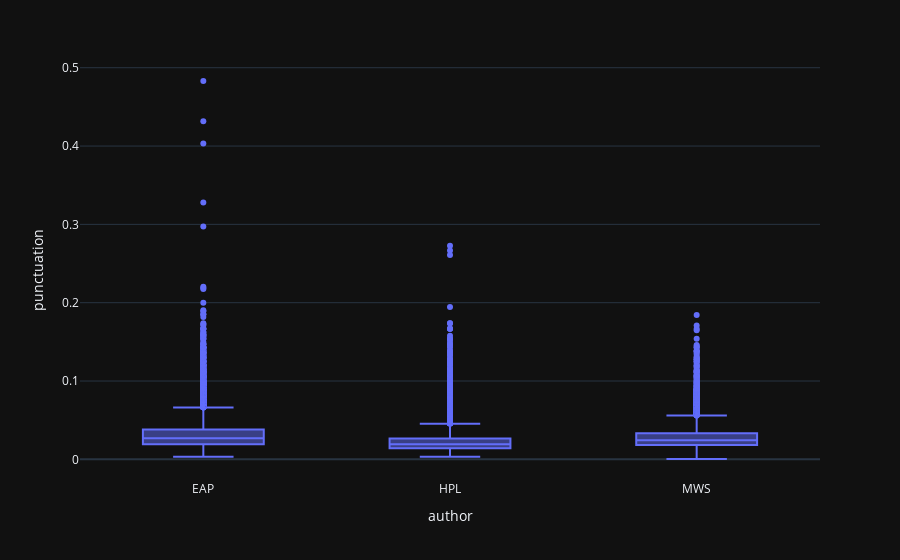

Notebook source saved alongside this figure:
### Code cell
df['punctuation'] = df['text'].apply(punctuation)
df_len = df[['author', 'punctuation']]
fig = px.box(df_len, x="author", y="punctuation")
fig.show()

### Figure 1 — Plotly figure (JSON) as saved in the notebook; plotly's stock layout.template omitted (floating-point values rounded to 4 significant figures; data arrays with more than 128 entries replaced by an {"elided": "..."} marker saying what was removed)
{"data": [{"alignmentgroup": "True", "hovertemplate": "author=%{x}<br>punctuation=%{y}<extra></extra>", "legendgroup": "", "marker": {"color": "#636efa"}, "name": "", "notched": false, "offsetgroup": "", "orientation": "v", "showlegend": false, "x": {"elided": "19579 str values"}, "x0": " ", "xaxis": "x", "y": {"elided": "19579 float values"}, "y0": " ", "yaxis": "y", "type": "box"}], "layout": {"xaxis": {"anchor": "y", "domain": [0.0, 1.0], "title": {"text": "author"}}, "yaxis": {"anchor": "x", "domain": [0.0, 1.0], "title": {"text": "punctuation"}}, "legend": {"tracegroupgap": 0}, "margin": {"t": 60}, "boxmode": "group"}}
